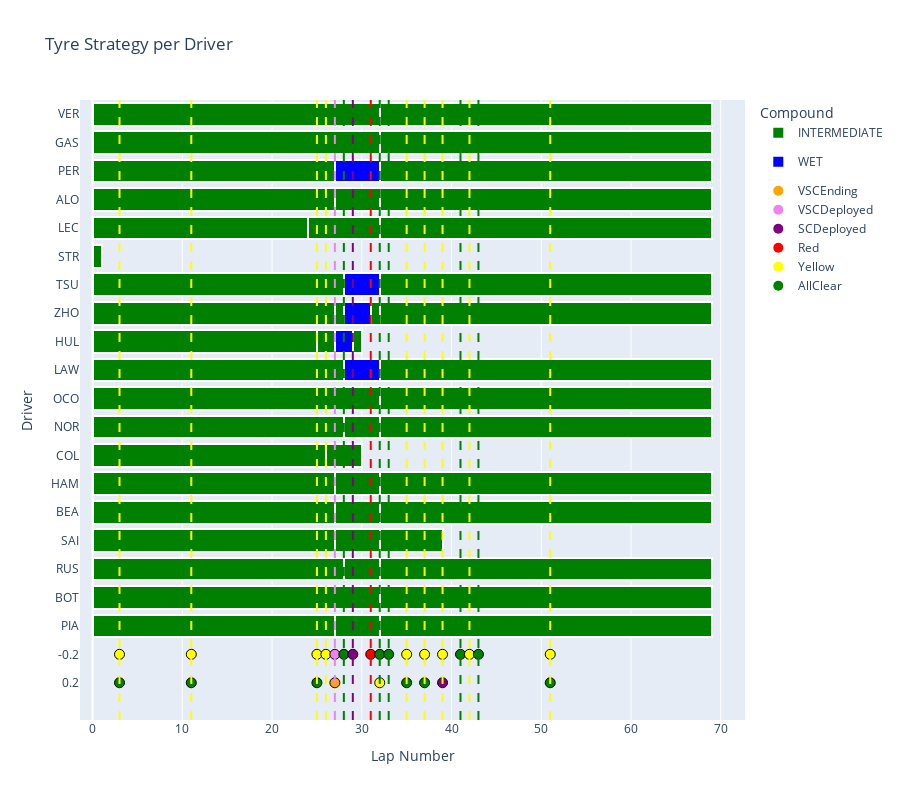

The code cell stored with this chart in its notebook:
### Code cell
compound_colors = {
    'SOFT': 'red',
    'MEDIUM': 'yellow',
    'HARD': 'white',
    'INTERMEDIATE': 'green',
    'WET': 'blue'
}

fig = go.Figure()

# use set to avoid duplicate legend entries
added_compounds = set()

for driver in drivers:
    driver_stints = stints.loc[stints["Driver"] == driver].sort_values(by='Stint') # Sort by stint to ensure correct stacking

    previous_stint_end = 0
    for idx, row in driver_stints.iterrows():
        compound = row["Compound"]
        color = compound_colors.get(compound.upper(), 'gray') # Get color from dictionary, default to gray

        # determine whether to show the legend entry for this compound
        show_legend_entry = False
        if compound not in added_compounds:
            added_compounds.add(compound)
            show_legend_entry = True

        fig.add_trace(go.Bar(
            y=[driver],
            x=[row["LapCount"]],
            name=compound,
            orientation='h',
            marker=dict(
                color=color,
                line=dict(color='white', width=2)
            ),
            base=previous_stint_end,
            customdata=[compound], # compound name in customdata for hover
            hovertemplate='Driver: %{y}<br>Compound: %{customdata}<br>Laps: %{x}<extra></extra>', # Custom hover text
            showlegend=show_legend_entry
        ))

        previous_stint_end += row["LapCount"]

fig.update_layout(
    title='Tyre Strategy per Driver',
    xaxis_title='Lap Number',
    yaxis_title='Driver',
    barmode='stack',
    legend_title='Compound',
    yaxis=dict(autorange="reversed"), # Invert y-axis
    height=800 # Adjust height for better readability
)

###
# add vertical lines
track_status_colors = {
    "AllClear": "green",
    "Yellow": "yellow",
    "Red": "red",
    "SCDeployed": "purple",
    "VSCDeployed": "violet",
    "VSCEnding": "orange",
}

# filter race.track_status for relevant statuses
filtered_track_status_changes = race.track_status[
    race.track_status['Message'].isin(track_status_colors.keys())
].copy()

# add a 'Lap' column to filtered_track_status_changes by finding the lap number closest to the event time
filtered_track_status_changes['Lap'] = filtered_track_status_changes['Time'].apply(
    lambda event_time: race.laps.loc[race.laps['Time'] <= event_time, 'LapNumber'].max() if not race.laps.loc[race.laps['Time'] <= event_time].empty else None
)

# remove rows where Lap is None (no corresponding lap found)
filtered_track_status_changes.dropna(subset=['Lap'], inplace=True)

# convert Lap column to integer
filtered_track_status_changes['Lap'] = filtered_track_status_changes['Lap'].astype(int)


# Group by Lap to handle multiple events per lap
grouped_track_status = filtered_track_status_changes.groupby('Lap')


# add vertical lines for track status changes
for lap, lap_events in grouped_track_status:
    # Determine the color of the vertical line based on the first event in the lap
    line_color = track_status_colors.get(lap_events.iloc[0]['Message'], 'gray')

    # Add a single vertical line for the lap
    fig.add_vline(
        x=lap,
        line_width=2,
        line_dash="dash",
        line_color=line_color, # Use the determined color for the line
        layer="above", # ensure lines are above bars
    )

    # Add scatter markers for each event in the lap with vertical offset
    num_events = len(lap_events)
    # Create a small vertical offset for each marker in the same lap
    vertical_offsets = np.linspace(-0.2, 0.2, num_events) # Adjust the range and number of points as needed

    # Use the index of the first driver as a reference point for the vertical position of the markers
    # This assumes the y-axis categories are the driver names
    if drivers.size > 0:
        driver_y_index = fig.layout.yaxis.categoryarray.index(drivers[0]) if fig.layout.yaxis.categoryarray is not None else 0
    else:
        driver_y_index = 0 # Default to 0 if no drivers are found

    for i, (index, row) in enumerate(lap_events.iterrows()):
        event_color = track_status_colors.get(row['Message'], 'gray')

        fig.add_trace(go.Scatter(
            x=[row['Lap']],
            y=[driver_y_index + vertical_offsets[i]], # Use a consistent y-position with offset based on the first driver
            mode='markers',
            marker=dict(
                size=10,
                color=event_color,
                symbol='circle', # Or any other symbol
                line=dict(color='black', width=1)
            ),
            hoverinfo='text',
            text=f"Track Status: {row['Message']}, Lap {row['Lap']}",
            showlegend=False # Hide legend for individual markers
        ))

# Create a legend for the track status colors by adding invisible traces
for status, color in track_status_colors.items():
    fig.add_trace(go.Scatter(
        x=[None], # No data
        y=[None],
        mode='markers',
        marker=dict(size=10, color=color, symbol='circle'),
        legendgroup='Track Status',
        showlegend=True,
        name=status
    ))

fig.show()

### Figure 1 — Plotly figure (JSON) as saved in the notebook; plotly's stock layout.template omitted (floating-point values rounded to 4 significant figures)
{"data": [{"base": 0, "customdata": ["INTERMEDIATE"], "hovertemplate": "Driver: %{y}<br>Compound: %{customdata}<br>Laps: %{x}<extra></extra>", "marker": {"color": "green", "line": {"color": "white", "width": 2}}, "name": "INTERMEDIATE", "orientation": "h", "showlegend": true, "type": "bar", "x": [32], "y": ["VER"]}, {"base": 32, "customdata": ["INTERMEDIATE"], "hovertemplate": "Driver: %{y}<br>Compound: %{customdata}<br>Laps: %{x}<extra></extra>", "marker": {"color": "green", "line": {"color": "white", "width": 2}}, "name": "INTERMEDIATE", "orientation": "h", "showlegend": false, "type": "bar", "x": [37], "y": ["VER"]}, {"base": 0, "customdata": ["INTERMEDIATE"], "hovertemplate": "Driver: %{y}<br>Compound: %{customdata}<br>Laps: %{x}<extra></extra>", "marker": {"color": "green", "line": {"color": "white", "width": 2}}, "name": "INTERMEDIATE", "orientation": "h", "showlegend": false, "type": "bar", "x": [32], "y": ["GAS"]}, {"base": 32, "customdata": ["INTERMEDIATE"], "hovertemplate": "Driver: %{y}<br>Compound: %{customdata}<br>Laps: %{x}<extra></extra>", "marker": {"color": "green", "line": {"color": "white", "width": 2}}, "name": "INTERMEDIATE", "orientation": "h", "showlegend": false, "type": "bar", "x": [37], "y": ["GAS"]}, {"base": 0, "customdata": ["INTERMEDIATE"], "hovertemplate": "Driver: %{y}<br>Compound: %{customdata}<br>Laps: %{x}<extra></extra>", "marker": {"color": "green", "line": {"color": "white", "width": 2}}, "name": "INTERMEDIATE", "orientation": "h", "showlegend": false, "type": "bar", "x": [27], "y": ["PER"]}, {"base": 27, "customdata": ["WET"], "hovertemplate": "Driver: %{y}<br>Compound: %{customdata}<br>Laps: %{x}<extra></extra>", "marker": {"color": "blue", "line": {"color": "white", "width": 2}}, "name": "WET", "orientation": "h", "showlegend": true, "type": "bar", "x": [5], "y": ["PER"]}, {"base": 32, "customdata": ["INTERMEDIATE"], "hovertemplate": "Driver: %{y}<br>Compound: %{customdata}<br>Laps: %{x}<extra></extra>", "marker": {"color": "green", "line": {"color": "white", "width": 2}}, "name": "INTERMEDIATE", "orientation": "h", "showlegend": false, "type": "bar", "x": [37], "y": ["PER"]}, {"base": 0, "customdata": ["INTERMEDIATE"], "hovertemplate": "Driver: %{y}<br>Compound: %{customdata}<br>Laps: %{x}<extra></extra>", "marker": {"color": "green", "line": {"color": "white", "width": 2}}, "name": "INTERMEDIATE", "orientation": "h", "showlegend": false, "type": "bar", "x": [27], "y": ["ALO"]}, {"base": 27, "customdata": ["INTERMEDIATE"], "hovertemplate": "Driver: %{y}<br>Compound: %{customdata}<br>Laps: %{x}<extra></extra>", "marker": {"color": "green", "line": {"color": "white", "width": 2}}, "name": "INTERMEDIATE", "orientation": "h", "showlegend": false, "type": "bar", "x": [5], "y": ["ALO"]}, {"base": 32, "customdata": ["INTERMEDIATE"], "hovertemplate": "Driver: %{y}<br>Compound: %{customdata}<br>Laps: %{x}<extra></extra>", "marker": {"color": "green", "line": {"color": "white", "width": 2}}, "name": "INTERMEDIATE", "orientation": "h", "showlegend": false, "type": "bar", "x": [37], "y": ["ALO"]}, {"base": 0, "customdata": ["INTERMEDIATE"], "hovertemplate": "Driver: %{y}<br>Compound: %{customdata}<br>Laps: %{x}<extra></extra>", "marker": {"color": "green", "line": {"color": "white", "width": 2}}, "name": "INTERMEDIATE", "orientation": "h", "showlegend": false, "type": "bar", "x": [24], "y": ["LEC"]}, {"base": 24, "customdata": ["INTERMEDIATE"], "hovertemplate": "Driver: %{y}<br>Compound: %{customdata}<br>Laps: %{x}<extra></extra>", "marker": {"color": "green", "line": {"color": "white", "width": 2}}, "name": "INTERMEDIATE", "orientation": "h", "showlegend": false, "type": "bar", "x": [8], "y": ["LEC"]}, {"base": 32, "customdata": ["INTERMEDIATE"], "hovertemplate": "Driver: %{y}<br>Compound: %{customdata}<br>Laps: %{x}<extra></extra>", "marker": {"color": "green", "line": {"color": "white", "width": 2}}, "name": "INTERMEDIATE", "orientation": "h", "showlegend": false, "type": "bar", "x": [37], "y": ["LEC"]}, {"base": 0, "customdata": ["INTERMEDIATE"], "hovertemplate": "Driver: %{y}<br>Compound: %{customdata}<br>Laps: %{x}<extra></extra>", "marker": {"color": "green", "line": {"color": "white", "width": 2}}, "name": "INTERMEDIATE", "orientation": "h", "showlegend": false, "type": "bar", "x": [1], "y": ["STR"]}, {"base": 0, "customdata": ["INTERMEDIATE"], "hovertemplate": "Driver: %{y}<br>Compound: %{customdata}<br>Laps: %{x}<extra></extra>", "marker": {"color": "green", "line": {"color": "white", "width": 2}}, "name": "INTERMEDIATE", "orientation": "h", "showlegend": false, "type": "bar", "x": [28], "y": ["TSU"]}, {"base": 28, "customdata": ["WET"], "hovertemplate": "Driver: %{y}<br>Compound: %{customdata}<br>Laps: %{x}<extra></extra>", "marker": {"color": "blue", "line": {"color": "white", "width": 2}}, "name": "WET", "orientation": "h", "showlegend": false, "type": "bar", "x": [4], "y": ["TSU"]}, {"base": 32, "customdata": ["INTERMEDIATE"], "hovertemplate": "Driver: %{y}<br>Compound: %{customdata}<br>Laps: %{x}<extra></extra>", "marker": {"color": "green", "line": {"color": "white", "width": 2}}, "name": "INTERMEDIATE", "orientation": "h", "showlegend": false, "type": "bar", "x": [37], "y": ["TSU"]}, {"base": 0, "customdata": ["INTERMEDIATE"], "hovertemplate": "Driver: %{y}<br>Compound: %{customdata}<br>Laps: %{x}<extra></extra>", "marker": {"color": "green", "line": {"color": "white", "width": 2}}, "name": "INTERMEDIATE", "orientation": "h", "showlegend": false, "type": "bar", "x": [27], "y": ["ZHO"]}, {"base": 27, "customdata": ["INTERMEDIATE"], "hovertemplate": "Driver: %{y}<br>Compound: %{customdata}<br>Laps: %{x}<extra></extra>", "marker": {"color": "green", "line": {"color": "white", "width": 2}}, "name": "INTERMEDIATE", "orientation": "h", "showlegend": false, "type": "bar", "x": [1], "y": ["ZHO"]}, {"base": 28, "customdata": ["WET"], "hovertemplate": "Driver: %{y}<br>Compound: %{customdata}<br>Laps: %{x}<extra></extra>", "marker": {"color": "blue", "line": {"color": "white", "width": 2}}, "name": "WET", "orientation": "h", "showlegend": false, "type": "bar", "x": [3], "y": ["ZHO"]}, {"base": 31, "customdata": ["INTERMEDIATE"], "hovertemplate": "Driver: %{y}<br>Compound: %{customdata}<br>Laps: %{x}<extra></extra>", "marker": {"color": "green", "line": {"color": "white", "width": 2}}, "name": "INTERMEDIATE", "orientation": "h", "showlegend": false, "type": "bar", "x": [1], "y": ["ZHO"]}, {"base": 32, "customdata": ["INTERMEDIATE"], "hovertemplate": "Driver: %{y}<br>Compound: %{customdata}<br>Laps: %{x}<extra></extra>", "marker": {"color": "green", "line": {"color": "white", "width": 2}}, "name": "INTERMEDIATE", "orientation": "h", "showlegend": false, "type": "bar", "x": [37], "y": ["ZHO"]}, {"base": 0, "customdata": ["INTERMEDIATE"], "hovertemplate": "Driver: %{y}<br>Compound: %{customdata}<br>Laps: %{x}<extra></extra>", "marker": {"color": "green", "line": {"color": "white", "width": 2}}, "name": "INTERMEDIATE", "orientation": "h", "showlegend": false, "type": "bar", "x": [25], "y": ["HUL"]}, {"base": 25, "customdata": ["INTERMEDIATE"], "hovertemplate": "Driver: %{y}<br>Compound: %{customdata}<br>Laps: %{x}<extra></extra>", "marker": {"color": "green", "line": {"color": "white", "width": 2}}, "name": "INTERMEDIATE", "orientation": "h", "showlegend": false, "type": "bar", "x": [2], "y": ["HUL"]}, {"base": 27, "customdata": ["WET"], "hovertemplate": "Driver: %{y}<br>Compound: %{customdata}<br>Laps: %{x}<extra></extra>", "marker": {"color": "blue", "line": {"color": "white", "width": 2}}, "name": "WET", "orientation": "h", "showlegend": false, "type": "bar", "x": [2], "y": ["HUL"]}, {"base": 29, "customdata": ["INTERMEDIATE"], "hovertemplate": "Driver: %{y}<br>Compound: %{customdata}<br>Laps: %{x}<extra></extra>", "marker": {"color": "green", "line": {"color": "white", "width": 2}}, "name": "INTERMEDIATE", "orientation": "h", "showlegend": false, "type": "bar", "x": [1], "y": ["HUL"]}, {"base": 0, "customdata": ["INTERMEDIATE"], "hovertemplate": "Driver: %{y}<br>Compound: %{customdata}<br>Laps: %{x}<extra></extra>", "marker": {"color": "green", "line": {"color": "white", "width": 2}}, "name": "INTERMEDIATE", "orientation": "h", "showlegend": false, "type": "bar", "x": [28], "y": ["LAW"]}, {"base": 28, "customdata": ["WET"], "hovertemplate": "Driver: %{y}<br>Compound: %{customdata}<br>Laps: %{x}<extra></extra>", "marker": {"color": "blue", "line": {"color": "white", "width": 2}}, "name": "WET", "orientation": "h", "showlegend": false, "type": "bar", "x": [4], "y": ["LAW"]}, {"base": 32, "customdata": ["INTERMEDIATE"], "hovertemplate": "Driver: %{y}<br>Compound: %{customdata}<br>Laps: %{x}<extra></extra>", "marker": {"color": "green", "line": {"color": "white", "width": 2}}, "name": "INTERMEDIATE", "orientation": "h", "showlegend": false, "type": "bar", "x": [37], "y": ["LAW"]}, {"base": 0, "customdata": ["INTERMEDIATE"], "hovertemplate": "Driver: %{y}<br>Compound: %{customdata}<br>Laps: %{x}<extra></extra>", "marker": {"color": "green", "line": {"color": "white", "width": 2}}, "name": "INTERMEDIATE", "orientation": "h", "showlegend": false, "type": "bar", "x": [32], "y": ["OCO"]}, {"base": 32, "customdata": ["INTERMEDIATE"], "hovertemplate": "Driver: %{y}<br>Compound: %{customdata}<br>Laps: %{x}<extra></extra>", "marker": {"color": "green", "line": {"color": "white", "width": 2}}, "name": "INTERMEDIATE", "orientation": "h", "showlegend": false, "type": "bar", "x": [37], "y": ["OCO"]}, {"base": 0, "customdata": ["INTERMEDIATE"], "hovertemplate": "Driver: %{y}<br>Compound: %{customdata}<br>Laps: %{x}<extra></extra>", "marker": {"color": "green", "line": {"color": "white", "width": 2}}, "name": "INTERMEDIATE", "orientation": "h", "showlegend": false, "type": "bar", "x": [28], "y": ["NOR"]}, {"base": 28, "customdata": ["INTERMEDIATE"], "hovertemplate": "Driver: %{y}<br>Compound: %{customdata}<br>Laps: %{x}<extra></extra>", "marker": {"color": "green", "line": {"color": "white", "width": 2}}, "name": "INTERMEDIATE", "orientation": "h", "showlegend": false, "type": "bar", "x": [4], "y": ["NOR"]}, {"base": 32, "customdata": ["INTERMEDIATE"], "hovertemplate": "Driver: %{y}<br>Compound: %{customdata}<br>Laps: %{x}<extra></extra>", "marker": {"color": "green", "line": {"color": "white", "width": 2}}, "name": "INTERMEDIATE", "orientation": "h", "showlegend": false, "type": "bar", "x": [37], "y": ["NOR"]}, {"base": 0, "customdata": ["INTERMEDIATE"], "hovertemplate": "Driver: %{y}<br>Compound: %{customdata}<br>Laps: %{x}<extra></extra>", "marker": {"color": "green", "line": {"color": "white", "width": 2}}, "name": "INTERMEDIATE", "orientation": "h", "showlegend": false, "type": "bar", "x": [26], "y": ["COL"]}, {"base": 26, "customdata": ["INTERMEDIATE"], "hovertemplate": "Driver: %{y}<br>Compound: %{customdata}<br>Laps: %{x}<extra></extra>", "marker": {"color": "green", "line": {"color": "white", "width": 2}}, "name": "INTERMEDIATE", "orientation": "h", "showlegend": false, "type": "bar", "x": [4], "y": ["COL"]}, {"base": 0, "customdata": ["INTERMEDIATE"], "hovertemplate": "Driver: %{y}<br>Compound: %{customdata}<br>Laps: %{x}<extra></extra>", "marker": {"color": "green", "line": {"color": "white", "width": 2}}, "name": "INTERMEDIATE", "orientation": "h", "showlegend": false, "type": "bar", "x": [27], "y": ["HAM"]}, {"base": 27, "customdata": ["INTERMEDIATE"], "hovertemplate": "Driver: %{y}<br>Compound: %{customdata}<br>Laps: %{x}<extra></extra>", "marker": {"color": "green", "line": {"color": "white", "width": 2}}, "name": "INTERMEDIATE", "orientation": "h", "showlegend": false, "type": "bar", "x": [5], "y": ["HAM"]}, {"base": 32, "customdata": ["INTERMEDIATE"], "hovertemplate": "Driver: %{y}<br>Compound: %{customdata}<br>Laps: %{x}<extra></extra>", "marker": {"color": "green", "line": {"color": "white", "width": 2}}, "name": "INTERMEDIATE", "orientation": "h", "showlegend": false, "type": "bar", "x": [37], "y": ["HAM"]}, {"base": 0, "customdata": ["INTERMEDIATE"], "hovertemplate": "Driver: %{y}<br>Compound: %{customdata}<br>Laps: %{x}<extra></extra>", "marker": {"color": "green", "line": {"color": "white", "width": 2}}, "name": "INTERMEDIATE", "orientation": "h", "showlegend": false, "type": "bar", "x": [27], "y": ["BEA"]}, {"base": 27, "customdata": ["INTERMEDIATE"], "hovertemplate": "Driver: %{y}<br>Compound: %{customdata}<br>Laps: %{x}<extra></extra>", "marker": {"color": "green", "line": {"color": "white", "width": 2}}, "name": "INTERMEDIATE", "orientation": "h", "showlegend": false, "type": "bar", "x": [5], "y": ["BEA"]}, {"base": 32, "customdata": ["INTERMEDIATE"], "hovertemplate": "Driver: %{y}<br>Compound: %{customdata}<br>Laps: %{x}<extra></extra>", "marker": {"color": "green", "line": {"color": "white", "width": 2}}, "name": "INTERMEDIATE", "orientation": "h", "showlegend": false, "type": "bar", "x": [37], "y": ["BEA"]}, {"base": 0, "customdata": ["INTERMEDIATE"], "hovertemplate": "Driver: %{y}<br>Compound: %{customdata}<br>Laps: %{x}<extra></extra>", "marker": {"color": "green", "line": {"color": "white", "width": 2}}, "name": "INTERMEDIATE", "orientation": "h", "showlegend": false, "type": "bar", "x": [27], "y": ["SAI"]}, {"base": 27, "customdata": ["INTERMEDIATE"], "hovertemplate": "Driver: %{y}<br>Compound: %{customdata}<br>Laps: %{x}<extra></extra>", "marker": {"color": "green", "line": {"color": "white", "width": 2}}, "name": "INTERMEDIATE", "orientation": "h", "showlegend": false, "type": "bar", "x": [5], "y": ["SAI"]}, {"base": 32, "customdata": ["INTERMEDIATE"], "hovertemplate": "Driver: %{y}<br>Compound: %{customdata}<br>Laps: %{x}<extra></extra>", "marker": {"color": "green", "line": {"color": "white", "width": 2}}, "name": "INTERMEDIATE", "orientation": "h", "showlegend": false, "type": "bar", "x": [7], "y": ["SAI"]}, {"base": 0, "customdata": ["INTERMEDIATE"], "hovertemplate": "Driver: %{y}<br>Compound: %{customdata}<br>Laps: %{x}<extra></extra>", "marker": {"color": "green", "line": {"color": "white", "width": 2}}, "name": "INTERMEDIATE", "orientation": "h", "showlegend": false, "type": "bar", "x": [28], "y": ["RUS"]}, {"base": 28, "customdata": ["INTERMEDIATE"], "hovertemplate": "Driver: %{y}<br>Compound: %{customdata}<br>Laps: %{x}<extra></extra>", "marker": {"color": "green", "line": {"color": "white", "width": 2}}, "name": "INTERMEDIATE", "orientation": "h", "showlegend": false, "type": "bar", "x": [4], "y": ["RUS"]}, {"base": 32, "customdata": ["INTERMEDIATE"], "hovertemplate": "Driver: %{y}<br>Compound: %{customdata}<br>Laps: %{x}<extra></extra>", "marker": {"color": "green", "line": {"color": "white", "width": 2}}, "name": "INTERMEDIATE", "orientation": "h", "showlegend": false, "type": "bar", "x": [37], "y": ["RUS"]}, {"base": 0, "customdata": ["INTERMEDIATE"], "hovertemplate": "Driver: %{y}<br>Compound: %{customdata}<br>Laps: %{x}<extra></extra>", "marker": {"color": "green", "line": {"color": "white", "width": 2}}, "name": "INTERMEDIATE", "orientation": "h", "showlegend": false, "type": "bar", "x": [32], "y": ["BOT"]}, {"base": 32, "customdata": ["INTERMEDIATE"], "hovertemplate": "Driver: %{y}<br>Compound: %{customdata}<br>Laps: %{x}<extra></extra>", "marker": {"color": "green", "line": {"color": "white", "width": 2}}, "name": "INTERMEDIATE", "orientation": "h", "showlegend": false, "type": "bar", "x": [37], "y": ["BOT"]}, {"base": 0, "customdata": ["INTERMEDIATE"], "hovertemplate": "Driver: %{y}<br>Compound: %{customdata}<br>Laps: %{x}<extra></extra>", "marker": {"color": "green", "line": {"color": "white", "width": 2}}, "name": "INTERMEDIATE", "orientation": "h", "showlegend": false, "type": "bar", "x": [27], "y": ["PIA"]}, {"base": 27, "customdata": ["INTERMEDIATE"], "hovertemplate": "Driver: %{y}<br>Compound: %{customdata}<br>Laps: %{x}<extra></extra>", "marker": {"color": "green", "line": {"color": "white", "width": 2}}, "name": "INTERMEDIATE", "orientation": "h", "showlegend": false, "type": "bar", "x": [5], "y": ["PIA"]}, {"base": 32, "customdata": ["INTERMEDIATE"], "hovertemplate": "Driver: %{y}<br>Compound: %{customdata}<br>Laps: %{x}<extra></extra>", "marker": {"color": "green", "line": {"color": "white", "width": 2}}, "name": "INTERMEDIATE", "orientation": "h", "showlegend": false, "type": "bar", "x": [37], "y": ["PIA"]}, {"hoverinfo": "text", "marker": {"color": "yellow", "line": {"color": "black", "width": 1}, "size": 10, "symbol": "circle"}, "mode": "markers", "showlegend": false, "text": "Track Status: Yellow, Lap 3", "type": "scatter", "x": [3], "y": [-0.2]}, {"hoverinfo": "text", "marker": {"color": "green", "line": {"color": "black", "width": 1}, "size": 10, "symbol": "circle"}, "mode": "markers", "showlegend": false, "text": "Track Status: AllClear, Lap 3", "type": "scatter", "x": [3], "y": [0.2]}, {"hoverinfo": "text", "marker": {"color": "yellow", "line": {"color": "black", "width": 1}, "size": 10, "symbol": "circle"}, "mode": "markers", "showlegend": false, "text": "Track Status: Yellow, Lap 11", "type": "scatter", "x": [11], "y": [-0.2]}, {"hoverinfo": "text", "marker": {"color": "green", "line": {"color": "black", "width": 1}, "size": 10, "symbol": "circle"}, "mode": "markers", "showlegend": false, "text": "Track Status: AllClear, Lap 11", "type": "scatter", "x": [11], "y": [0.2]}, {"hoverinfo": "text", "marker": {"color": "yellow", "line": {"color": "black", "width": 1}, "size": 10, "symbol": "circle"}, "mode": "markers", "showlegend": false, "text": "Track Status: Yellow, Lap 25", "type": "scatter", "x": [25], "y": [-0.2]}, {"hoverinfo": "text", "marker": {"color": "green", "line": {"color": "black", "width": 1}, "size": 10, "symbol": "circle"}, "mode": "markers", "showlegend": false, "text": "Track Status: AllClear, Lap 25", "type": "scatter", "x": [25], "y": [0.2]}, {"hoverinfo": "text", "marker": {"color": "yellow", "line": {"color": "black", "width": 1}, "size": 10, "symbol": "circle"}, "mode": "markers", "showlegend": false, "text": "Track Status: Yellow, Lap 26", "type": "scatter", "x": [26], "y": [-0.2]}, {"hoverinfo": "text", "marker": {"color": "violet", "line": {"color": "black", "width": 1}, "size": 10, "symbol": "circle"}, "mode": "markers", "showlegend": false, "text": "Track Status: VSCDeployed, Lap 27", "type": "scatter", "x": [27], "y": [-0.2]}, {"hoverinfo": "text", "marker": {"color": "orange", "line": {"color": "black", "width": 1}, "size": 10, "symbol": "circle"}, "mode": "markers", "showlegend": false, "text": "Track Status: VSCEnding, Lap 27", "type": "scatter", "x": [27], "y": [0.2]}, {"hoverinfo": "text", "marker": {"color": "green", "line": {"color": "black", "width": 1}, "size": 10, "symbol": "circle"}, "mode": "markers", "showlegend": false, "text": "Track Status: AllClear, Lap 28", "type": "scatter", "x": [28], "y": [-0.2]}, {"hoverinfo": "text", "marker": {"color": "purple", "line": {"color": "black", "width": 1}, "size": 10, "symbol": "circle"}, "mode": "markers", "showlegend": false, "text": "Track Status: SCDeployed, Lap 29", "type": "scatter", "x": [29], "y": [-0.2]}, {"hoverinfo": "text", "marker": {"color": "red", "line": {"color": "black", "width": 1}, "size": 10, "symbol": "circle"}, "mode": "markers", "showlegend": false, "text": "Track Status: Red, Lap 31", "type": "scatter", "x": [31], "y": [-0.2]}, {"hoverinfo": "text", "marker": {"color": "green", "line": {"color": "black", "width": 1}, "size": 10, "symbol": "circle"}, "mode": "markers", "showlegend": false, "text": "Track Status: AllClear, Lap 32", "type": "scatter", "x": [32], "y": [-0.2]}, {"hoverinfo": "text", "marker": {"color": "yellow", "line": {"color": "black", "width": 1}, "size": 10, "symbol": "circle"}, "mode": "markers", "showlegend": false, "text": "Track Status: Yellow, Lap 32", "type": "scatter", "x": [32], "y": [0.2]}, {"hoverinfo": "text", "marker": {"color": "green", "line": {"color": "black", "width": 1}, "size": 10, "symbol": "circle"}, "mode": "markers", "showlegend": false, "text": "Track Status: AllClear, Lap 33", "type": "scatter", "x": [33], "y": [-0.2]}, {"hoverinfo": "text", "marker": {"color": "yellow", "line": {"color": "black", "width": 1}, "size": 10, "symbol": "circle"}, "mode": "markers", "showlegend": false, "text": "Track Status: Yellow, Lap 35", "type": "scatter", "x": [35], "y": [-0.2]}, {"hoverinfo": "text", "marker": {"color": "green", "line": {"color": "black", "width": 1}, "size": 10, "symbol": "circle"}, "mode": "markers", "showlegend": false, "text": "Track Status: AllClear, Lap 35", "type": "scatter", "x": [35], "y": [0.2]}, {"hoverinfo": "text", "marker": {"color": "yellow", "line": {"color": "black", "width": 1}, "size": 10, "symbol": "circle"}, "mode": "markers", "showlegend": false, "text": "Track Status: Yellow, Lap 37", "type": "scatter", "x": [37], "y": [-0.2]}, {"hoverinfo": "text", "marker": {"color": "green", "line": {"color": "black", "width": 1}, "size": 10, "symbol": "circle"}, "mode": "markers", "showlegend": false, "text": "Track Status: AllClear, Lap 37", "type": "scatter", "x": [37], "y": [0.2]}, {"hoverinfo": "text", "marker": {"color": "yellow", "line": {"color": "black", "width": 1}, "size": 10, "symbol": "circle"}, "mode": "markers", "showlegend": false, "text": "Track Status: Yellow, Lap 39", "type": "scatter", "x": [39], "y": [-0.2]}, {"hoverinfo": "text", "marker": {"color": "purple", "line": {"color": "black", "width": 1}, "size": 10, "symbol": "circle"}, "mode": "markers", "showlegend": false, "text": "Track Status: SCDeployed, Lap 39", "type": "scatter", "x": [39], "y": [0.2]}, {"hoverinfo": "text", "marker": {"color": "green", "line": {"color": "black", "width": 1}, "size": 10, "symbol": "circle"}, "mode": "markers", "showlegend": false, "text": "Track Status: AllClear, Lap 41", "type": "scatter", "x": [41], "y": [-0.2]}, {"hoverinfo": "text", "marker": {"color": "yellow", "line": {"color": "black", "width": 1}, "size": 10, "symbol": "circle"}, "mode": "markers", "showlegend": false, "text": "Track Status: Yellow, Lap 42", "type": "scatter", "x": [42], "y": [-0.2]}, {"hoverinfo": "text", "marker": {"color": "green", "line": {"color": "black", "width": 1}, "size": 10, "symbol": "circle"}, "mode": "markers", "showlegend": false, "text": "Track Status: AllClear, Lap 43", "type": "scatter", "x": [43], "y": [-0.2]}, {"hoverinfo": "text", "marker": {"color": "yellow", "line": {"color": "black", "width": 1}, "size": 10, "symbol": "circle"}, "mode": "markers", "showlegend": false, "text": "Track Status: Yellow, Lap 51", "type": "scatter", "x": [51], "y": [-0.2]}, {"hoverinfo": "text", "marker": {"color": "green", "line": {"color": "black", "width": 1}, "size": 10, "symbol": "circle"}, "mode": "markers", "showlegend": false, "text": "Track Status: AllClear, Lap 51", "type": "scatter", "x": [51], "y": [0.2]}, {"legendgroup": "Track Status", "marker": {"color": "green", "size": 10, "symbol": "circle"}, "mode": "markers", "name": "AllClear", "showlegend": true, "type": "scatter", "x": [null], "y": [null]}, {"legendgroup": "Track Status", "marker": {"color": "yellow", "size": 10, "symbol": "circle"}, "mode": "markers", "name": "Yellow", "showlegend": true, "type": "scatter", "x": [null], "y": [null]}, {"legendgroup": "Track Status", "marker": {"color": "red", "size": 10, "symbol": "circle"}, "mode": "markers", "name": "Red", "showlegend": true, "type": "scatter", "x": [null], "y": [null]}, {"legendgroup": "Track Status", "marker": {"color": "purple", "size": 10, "symbol": "circle"}, "mode": "markers", "name": "SCDeployed", "showlegend": true, "type": "scatter", "x": [null], "y": [null]}, {"legendgroup": "Track Status", "marker": {"color": "violet", "size": 10, "symbol": "circle"}, "mode": "markers", "name": "VSCDeployed", "showlegend": true, "type": "scatter", "x": [null], "y": [null]}, {"legendgroup": "Track Status", "marker": {"color": "orange", "size": 10, "symbol": "circle"}, "mode": "markers", "name": "VSCEnding", "showlegend": true, "type": "scatter", "x": [null], "y": [null]}], "layout": {"barmode": "stack", "height": 800, "legend": {"title": {"text": "Compound"}}, "shapes": [{"layer": "above", "line": {"color": "yellow", "dash": "dash", "width": 2}, "type": "line", "x0": 3, "x1": 3, "xref": "x", "y0": 0, "y1": 1, "yref": "y domain"}, {"layer": "above", "line": {"color": "yellow", "dash": "dash", "width": 2}, "type": "line", "x0": 11, "x1": 11, "xref": "x", "y0": 0, "y1": 1, "yref": "y domain"}, {"layer": "above", "line": {"color": "yellow", "dash": "dash", "width": 2}, "type": "line", "x0": 25, "x1": 25, "xref": "x", "y0": 0, "y1": 1, "yref": "y domain"}, {"layer": "above", "line": {"color": "yellow", "dash": "dash", "width": 2}, "type": "line", "x0": 26, "x1": 26, "xref": "x", "y0": 0, "y1": 1, "yref": "y domain"}, {"layer": "above", "line": {"color": "violet", "dash": "dash", "width": 2}, "type": "line", "x0": 27, "x1": 27, "xref": "x", "y0": 0, "y1": 1, "yref": "y domain"}, {"layer": "above", "line": {"color": "green", "dash": "dash", "width": 2}, "type": "line", "x0": 28, "x1": 28, "xref": "x", "y0": 0, "y1": 1, "yref": "y domain"}, {"layer": "above", "line": {"color": "purple", "dash": "dash", "width": 2}, "type": "line", "x0": 29, "x1": 29, "xref": "x", "y0": 0, "y1": 1, "yref": "y domain"}, {"layer": "above", "line": {"color": "red", "dash": "dash", "width": 2}, "type": "line", "x0": 31, "x1": 31, "xref": "x", "y0": 0, "y1": 1, "yref": "y domain"}, {"layer": "above", "line": {"color": "green", "dash": "dash", "width": 2}, "type": "line", "x0": 32, "x1": 32, "xref": "x", "y0": 0, "y1": 1, "yref": "y domain"}, {"layer": "above", "line": {"color": "green", "dash": "dash", "width": 2}, "type": "line", "x0": 33, "x1": 33, "xref": "x", "y0": 0, "y1": 1, "yref": "y domain"}, {"layer": "above", "line": {"color": "yellow", "dash": "dash", "width": 2}, "type": "line", "x0": 35, "x1": 35, "xref": "x", "y0": 0, "y1": 1, "yref": "y domain"}, {"layer": "above", "line": {"color": "yellow", "dash": "dash", "width": 2}, "type": "line", "x0": 37, "x1": 37, "xref": "x", "y0": 0, "y1": 1, "yref": "y domain"}, {"layer": "above", "line": {"color": "yellow", "dash": "dash", "width": 2}, "type": "line", "x0": 39, "x1": 39, "xref": "x", "y0": 0, "y1": 1, "yref": "y domain"}, {"layer": "above", "line": {"color": "green", "dash": "dash", "width": 2}, "type": "line", "x0": 41, "x1": 41, "xref": "x", "y0": 0, "y1": 1, "yref": "y domain"}, {"layer": "above", "line": {"color": "yellow", "dash": "dash", "width": 2}, "type": "line", "x0": 42, "x1": 42, "xref": "x", "y0": 0, "y1": 1, "yref": "y domain"}, {"layer": "above", "line": {"color": "green", "dash": "dash", "width": 2}, "type": "line", "x0": 43, "x1": 43, "xref": "x", "y0": 0, "y1": 1, "yref": "y domain"}, {"layer": "above", "line": {"color": "yellow", "dash": "dash", "width": 2}, "type": "line", "x0": 51, "x1": 51, "xref": "x", "y0": 0, "y1": 1, "yref": "y domain"}], "title": {"text": "Tyre Strategy per Driver"}, "xaxis": {"title": {"text": "Lap Number"}}, "yaxis": {"autorange": "reversed", "title": {"text": "Driver"}}}}
